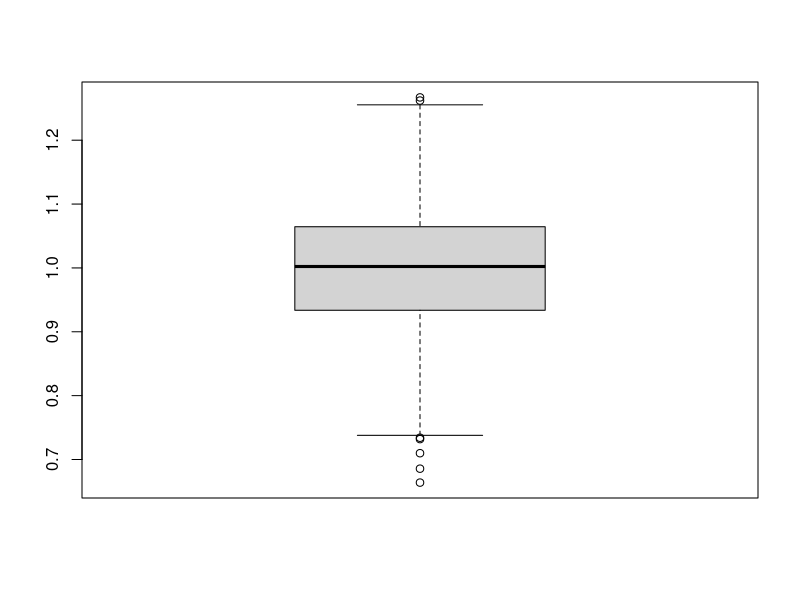
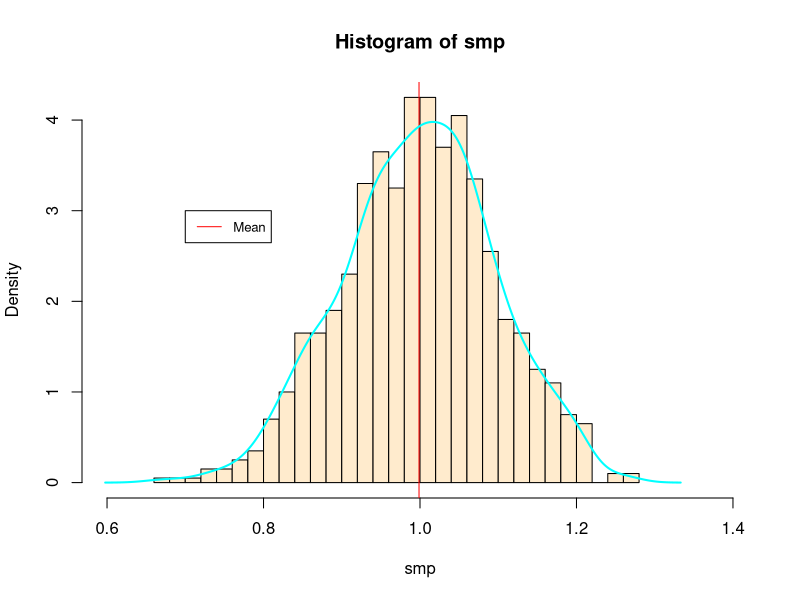
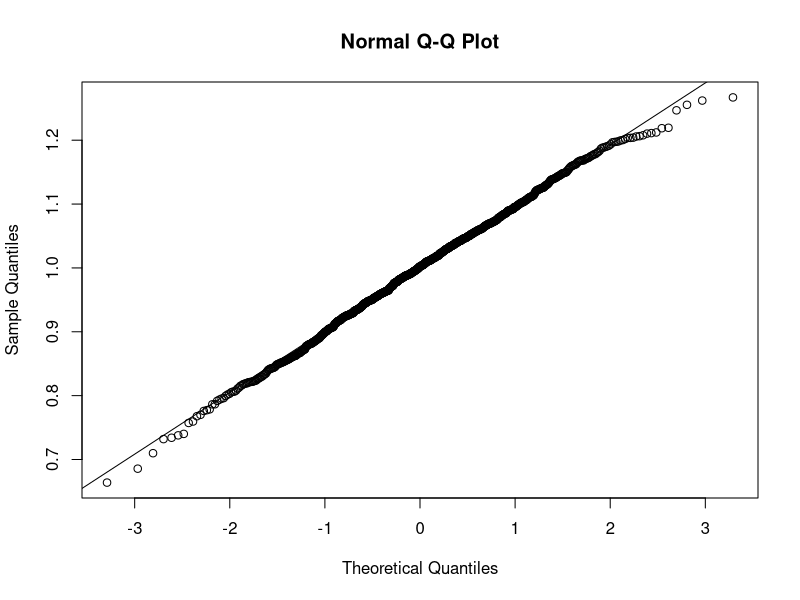

The R source for these figures, in order:
## ---- chunk 1
knitr::opts_chunk$set(echo = TRUE)
library(ggplot2)
library(gmodels)
# remove "error = TRUE" to make knitr halt on errors
# (do this when you are ready to check if your code will knit without errors)
## ---- chunk 2
# set a seed
set.seed(1000)

# sample
smp = rnorm(1000, mean = 1, sd = 0.1)

# mean and sd
smp_mean = mean(smp)
smp_mean

smp_sd = sd(smp)
smp_sd

# IQR and boxplot
IQR(smp) # or summary(smp)[5]-summary(smp)[2] 

boxplot(smp)
## ---- chunk 3
# Option 1: SEM and CI by hand
SEM = sd(smp)/sqrt(length(smp)) #SEM
SEM

c(mean(smp)-1.96*SEM,mean(smp)+1.96*SEM) #CI

# Option 2: using gmodels package

# Explanation
# The SEM (standard error of the mean) represents the precision which we are able to 
# estimate the true population mean. 
# The CI or 95% confidence interval captures the true population mean 95% of the time 
# (i.e. in 1 out of 20)
## ---- chunk 4
# histograms
# Option 1: base R
hist(smp, prob="true", col="blanchedalmond", 
     breaks=40,
     xlim=c(0.6,1.4))
abline(v=mean(smp), col="red") # mean
lines(density(smp),col="cyan", lwd=2)  # smoothened curve
#curve(dnorm(x), add=TRUE,              # ideal curve, not sure why not adding correctly? 
#      col="darkblue", lwd=2)
legend(0.7, 3, legend=c("Mean"),
       col=c("red"), lty=1:2, cex=0.8)

# Option 2: ggplot

# qqplot
qqnorm(smp)
qqline(smp)
## ---- chunk 5
# your answer here
1 - (pnorm(1.07, mean=smp_mean, sd=smp_sd, lower.tail=FALSE) + pnorm(0.93, mean=smp_mean, sd=smp_sd, lower.tail=TRUE))

## ---- chunk 6
# your answer here
#<1 std
pnorm(smp_mean+smp_sd, mean=smp_mean, sd=smp_sd)

#>1 std
1-pnorm(smp_mean+smp_sd, mean=smp_mean, sd=smp_sd)

## ---- chunk 7
# your answer here

qnorm(c(0.1,0.9), mean=smp_mean, sd=smp_sd)

## ---- chunk 8
# probabilities
p.hpv = 0.18
p.chl = 0.02
p.hpv.chl = 0.03

# total probabilities
p.hpv.tot = p.hpv + p.hpv.chl
p.chl.tot = p.chl + p.hpv.chl

p.hpv.tot
p.chl.tot
## ---- chunk 9
# set operations
# A = Chlamydia, B = HPV
# P(A | B) =  P(A AND B)/P(B)

# conditional probability
p.chl.given.hpv = p.hpv.chl/p.hpv.tot
p.chl.given.hpv
## ---- chunk 10
# set operations
# A = HPV, B = Chlamydia
# P(A | B) =  P(A AND B)/P(B)

# conditional probability
p.hpv.given.chl = p.hpv.chl/p.chl.tot
p.hpv.given.chl
## ---- chunk 11
# your answer here
# A = HPV, B = Chlamydia
# P(A OR B) = P(A) + P(B) - P(A AND B)
p.hpv.tot + p.chl.tot - p.hpv.chl

## ---- chunk 12
# your answer here
#Independence: P(A) + P(B) = P(A)*P(B)

# A = HPV, B = Chlamydia
# No, since  P(A) + P(B) != P(A)*P(B)
## ---- chunk 13
# Allele frequencies
A1 = 0.82
A2 = 0.06
A3 = 0.05
A4 = 0.04
A5 = 0.03

# Probability of either A2 or A5 = ?
# P(A2 or A5) = P(A2) + P(A5)
  A2+A5

## ---- chunk 14
# your anaswer here

A3*A3
## ---- chunk 15
# your anaswer here
1-(A3*A3)
## ---- chunk 16
# your anaswer here
A1*A4 * 2 
## ---- chunk 17
# prob of carrying two A1 alleles
A1*A1
# prob of NOT having two A1 alleles
1-(A1*A1)
# P(2 individuals are NOT A1,A1)
(1-(A1*A1)) * (1-(A1*A1))
## ---- chunk 18
# prob of an allele being A3 or A4
A3 + A4
# prob of an allele not being A3 or A4
1 - (A3 + A4)
# P(neither of 2 alleles is A3 or A4)
(1 - (A3 + A4))*(1 - (A3 + A4))
# P(3 people have no A3 or A4 alleles)
((1 - (A3 + A4))*(1 - (A3 + A4)))^3
## ---- chunk 19
Pr=list()
Pr$a=0.95
Pr$A=0.05

Pr$aa = 0.95*0.95
Pr$aa
## ---- chunk 20
Pr$aa_aa = Pr$aa*Pr$aa
Pr$aa_aa
## ---- chunk 21
# first calculate probability that one individual is heterozygous
Pr$Aa = Pr$A * Pr$a * 2
Pr$Aa

# probability that both parents are heterozygous
Pr$Aa_Aa = Pr$Aa * Pr$Aa 
Pr$Aa_Aa        
## ---- chunk 22
# conditional probability that Aa x Aa -> aa
Pr[7] = "Caa.FAa_MAa"
Pr$Caa.FAa_MAa = 0.5*0.5
Pr$Caa.FAa_MAa
## ---- chunk 23
# probabilities of each allele combination in the parents
Pr$AA = Pr$A*Pr$A # P(AA)
Pr$Aa = Pr$A*Pr$a # P(Aa)
Pr$aA = Pr$a*Pr$A# P(aA)
Pr$aa = Pr$a*Pr$a# P(aa)

Pr$AA
Pr$Aa
Pr$aA
Pr$AA
## ---- chunk 24
# priors for each combination of parental alleles
Pr$Faa_Maa = Pr$aa * Pr$aa
Pr$FAa_Maa = Pr$Aa * Pr$aa
Pr$FAA_Maa = Pr$AA * Pr$aa
Pr$Faa_MAa = Pr$aa * Pr$Aa
Pr$FAa_MAa = Pr$Aa * Pr$Aa
Pr$FAA_MAa = Pr$AA * Pr$aa
Pr$Faa_MAA = Pr$aa * Pr$AA
Pr$FAa_MAA = Pr$Aa * Pr$AA
Pr$FAA_MAA = Pr$AA * Pr$AA

Pr$Faa_Maa
Pr$FAa_Maa
Pr$FAA_Maa
Pr$Faa_MAa
Pr$FAa_MAa
Pr$FAA_MAa
Pr$Faa_MAA
Pr$FAa_MAA
Pr$FAA_MAA
## ---- chunk 25
# individual likelihoods (think Punnett square)
Pr$Caa.Faa_Maa = 1
Pr$Caa.FAa_Maa = 0.5
Pr$Caa.FAA_Maa = 0
Pr$Caa.Faa_MAa = 0.5
Pr$Caa.FAa_MAa = 0.25
Pr$Caa.FAA_MAa = 0
Pr$Caa.Faa_MAA = 0
Pr$Caa.FAa_MAA = 0
Pr$Caa.FAA_MAA = 0
## ---- chunk 26
# total probability P(C_Aa)
Pr$Caa = Pr$Caa.Faa_Maa * Pr$Faa_Maa +  # first line filled in for you ... add the rest below
         Pr$Caa.FAa_Maa * Pr$FAa_Maa +
         Pr$Caa.FAA_Maa * Pr$FAA_Maa +
         Pr$Caa.Faa_MAa * Pr$Faa_MAa +
         Pr$Caa.FAa_MAa * Pr$FAa_MAa +
         Pr$Caa.FAA_MAa * Pr$FAA_MAa +
         Pr$Caa.Faa_MAA * Pr$Faa_MAA +
         Pr$Caa.FAa_MAA * Pr$FAa_MAA +
         Pr$Caa.FAA_MAA * Pr$FAA_MAA 

Pr$Caa
## ---- chunk 27
# Posterior probability of P(F_Aa, M_Aa | C_Aa):
Pr$FAa_MAa.Caa = (Pr$Caa.FAa_MAa * Pr$FAa_MAa)/Pr$Caa
Pr$FAa_MAa.Caa
## ---- chunk 28
Pr$Faa_Maa.Caa = (Pr$Caa.Faa_Maa * Pr$Faa_Maa)/Pr$Caa
Pr$Faa_Maa.Caa
